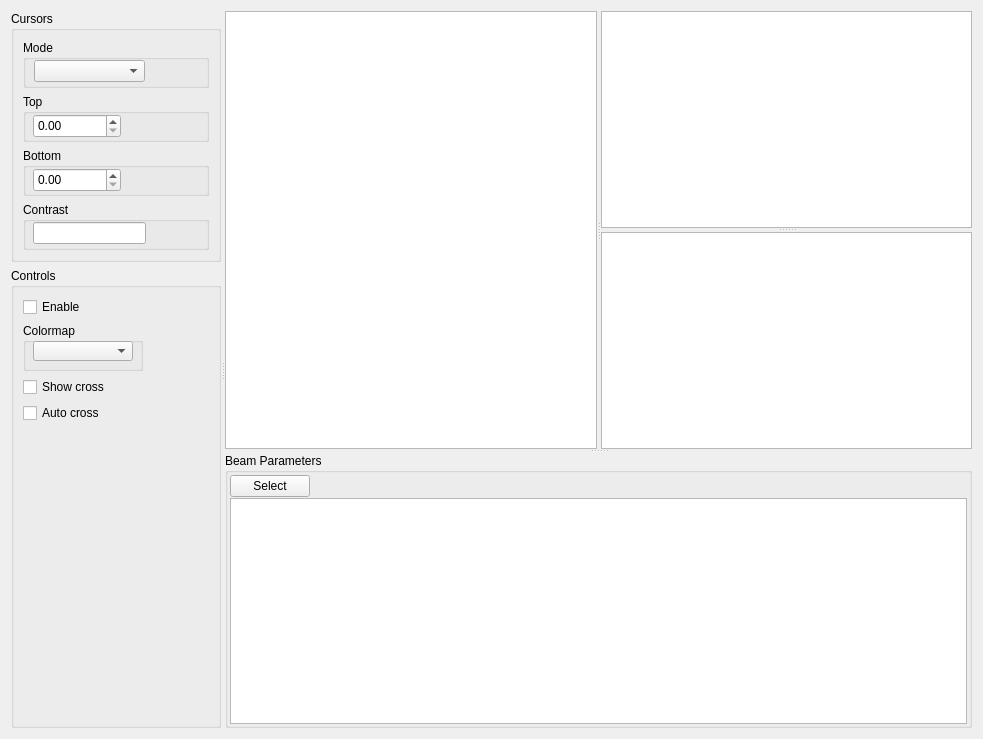
<?xml version="1.0" encoding="UTF-8"?>
<ui version="4.0">
 <class>Form</class>
 <widget class="QWidget" name="Form">
  <property name="geometry">
   <rect>
    <x>0</x>
    <y>0</y>
    <width>983</width>
    <height>739</height>
   </rect>
  </property>
  <property name="windowTitle">
   <string>Form</string>
  </property>
  <layout class="QHBoxLayout" name="horizontalLayout">
   <item>
    <widget class="QSplitter" name="splitter_4">
     <property name="orientation">
      <enum>Qt::Orientation::Horizontal</enum>
     </property>
     <widget class="QWidget" name="">
      <layout class="QVBoxLayout" name="verticalLayout_4">
       <item>
        <widget class="QGroupBox" name="groupBoxCursors">
         <property name="title">
          <string>Cursors</string>
         </property>
         <layout class="QVBoxLayout" name="verticalLayout_7">
          <item>
           <widget class="QGroupBox" name="groupBoxMode">
            <property name="sizePolicy">
             <sizepolicy hsizetype="Minimum" vsizetype="Fixed">
              <horstretch>0</horstretch>
              <verstretch>0</verstretch>
             </sizepolicy>
            </property>
            <property name="minimumSize">
             <size>
              <width>120</width>
              <height>48</height>
             </size>
            </property>
            <property name="title">
             <string>Mode</string>
            </property>
            <widget class="QComboBox" name="comboBoxMode">
             <property name="geometry">
              <rect>
               <x>11</x>
               <y>20</y>
               <width>111</width>
               <height>22</height>
              </rect>
             </property>
            </widget>
           </widget>
          </item>
          <item>
           <widget class="QGroupBox" name="groupBoxTop">
            <property name="sizePolicy">
             <sizepolicy hsizetype="Minimum" vsizetype="Fixed">
              <horstretch>0</horstretch>
              <verstretch>0</verstretch>
             </sizepolicy>
            </property>
            <property name="minimumSize">
             <size>
              <width>120</width>
              <height>48</height>
             </size>
            </property>
            <property name="title">
             <string>Top</string>
            </property>
            <widget class="QDoubleSpinBox" name="doubleSpinBoxTop">
             <property name="geometry">
              <rect>
               <x>10</x>
               <y>20</y>
               <width>88</width>
               <height>24</height>
              </rect>
             </property>
             <property name="maximum">
              <double>10000.000000000000000</double>
             </property>
            </widget>
           </widget>
          </item>
          <item>
           <widget class="QGroupBox" name="groupBoxBottom">
            <property name="sizePolicy">
             <sizepolicy hsizetype="Minimum" vsizetype="Fixed">
              <horstretch>0</horstretch>
              <verstretch>0</verstretch>
             </sizepolicy>
            </property>
            <property name="minimumSize">
             <size>
              <width>120</width>
              <height>48</height>
             </size>
            </property>
            <property name="title">
             <string>Bottom</string>
            </property>
            <widget class="QDoubleSpinBox" name="doubleSpinBoxBottom">
             <property name="geometry">
              <rect>
               <x>10</x>
               <y>20</y>
               <width>88</width>
               <height>24</height>
              </rect>
             </property>
             <property name="maximum">
              <double>10000.000000000000000</double>
             </property>
            </widget>
           </widget>
          </item>
          <item>
           <widget class="QGroupBox" name="groupBoxContrast">
            <property name="sizePolicy">
             <sizepolicy hsizetype="Minimum" vsizetype="Fixed">
              <horstretch>0</horstretch>
              <verstretch>0</verstretch>
             </sizepolicy>
            </property>
            <property name="minimumSize">
             <size>
              <width>120</width>
              <height>48</height>
             </size>
            </property>
            <property name="title">
             <string>Contrast</string>
            </property>
            <widget class="QLineEdit" name="lineEditContrast">
             <property name="geometry">
              <rect>
               <x>10</x>
               <y>20</y>
               <width>113</width>
               <height>22</height>
              </rect>
             </property>
             <property name="readOnly">
              <bool>true</bool>
             </property>
            </widget>
           </widget>
          </item>
         </layout>
        </widget>
       </item>
       <item>
        <widget class="QGroupBox" name="groupBox">
         <property name="sizePolicy">
          <sizepolicy hsizetype="Minimum" vsizetype="Preferred">
           <horstretch>0</horstretch>
           <verstretch>0</verstretch>
          </sizepolicy>
         </property>
         <property name="title">
          <string>Controls</string>
         </property>
         <property name="flat">
          <bool>false</bool>
         </property>
         <layout class="QVBoxLayout" name="verticalLayout">
          <item>
           <widget class="QCheckBox" name="enable_check_box">
            <property name="text">
             <string>Enable</string>
            </property>
           </widget>
          </item>
          <item>
           <widget class="QGroupBox" name="colormap_groub_box">
            <property name="sizePolicy">
             <sizepolicy hsizetype="Fixed" vsizetype="Fixed">
              <horstretch>0</horstretch>
              <verstretch>0</verstretch>
             </sizepolicy>
            </property>
            <property name="minimumSize">
             <size>
              <width>120</width>
              <height>48</height>
             </size>
            </property>
            <property name="maximumSize">
             <size>
              <width>120</width>
              <height>48</height>
             </size>
            </property>
            <property name="title">
             <string>Colormap</string>
            </property>
            <widget class="QComboBox" name="colormap_combo_box">
             <property name="geometry">
              <rect>
               <x>10</x>
               <y>18</y>
               <width>100</width>
               <height>20</height>
              </rect>
             </property>
            </widget>
           </widget>
          </item>
          <item>
           <widget class="QCheckBox" name="show_cross_check_box">
            <property name="text">
             <string>Show cross</string>
            </property>
           </widget>
          </item>
          <item>
           <widget class="QCheckBox" name="auto_cross_check_box">
            <property name="text">
             <string>Auto cross</string>
            </property>
           </widget>
          </item>
          <item>
           <spacer name="verticalSpacer">
            <property name="orientation">
             <enum>Qt::Orientation::Vertical</enum>
            </property>
            <property name="sizeHint" stdset="0">
             <size>
              <width>20</width>
              <height>40</height>
             </size>
            </property>
           </spacer>
          </item>
         </layout>
        </widget>
       </item>
      </layout>
     </widget>
     <widget class="QSplitter" name="splitter_3">
      <property name="orientation">
       <enum>Qt::Orientation::Vertical</enum>
      </property>
      <widget class="QWidget" name="verticalLayoutWidget_3">
       <layout class="QVBoxLayout" name="verticalLayout_6">
        <item>
         <widget class="QSplitter" name="splitter_2">
          <property name="orientation">
           <enum>Qt::Orientation::Horizontal</enum>
          </property>
          <widget class="CustomGraphicsView" name="output_beam_view"/>
          <widget class="QWidget" name="verticalLayoutWidget">
           <layout class="QVBoxLayout" name="verticalLayout_3">
            <item>
             <widget class="QSplitter" name="splitter">
              <property name="orientation">
               <enum>Qt::Orientation::Vertical</enum>
              </property>
              <widget class="PlotWidget" name="cs_plot_y"/>
              <widget class="PlotWidget" name="cs_plot_x">
               <property name="sizePolicy">
                <sizepolicy hsizetype="Expanding" vsizetype="Expanding">
                 <horstretch>0</horstretch>
                 <verstretch>0</verstretch>
                </sizepolicy>
               </property>
              </widget>
             </widget>
            </item>
           </layout>
          </widget>
         </widget>
        </item>
       </layout>
      </widget>
      <widget class="QWidget" name="verticalLayoutWidget_2">
       <layout class="QVBoxLayout" name="verticalLayout_5">
        <item>
         <widget class="QGroupBox" name="parametersGroupBox">
          <property name="sizePolicy">
           <sizepolicy hsizetype="Preferred" vsizetype="Expanding">
            <horstretch>0</horstretch>
            <verstretch>0</verstretch>
           </sizepolicy>
          </property>
          <property name="title">
           <string>Beam Parameters</string>
          </property>
          <layout class="QGridLayout" name="gridLayout">
           <property name="leftMargin">
            <number>2</number>
           </property>
           <property name="topMargin">
            <number>2</number>
           </property>
           <property name="rightMargin">
            <number>2</number>
           </property>
           <property name="bottomMargin">
            <number>1</number>
           </property>
           <property name="spacing">
            <number>1</number>
           </property>
           <item row="0" column="1">
            <spacer name="horizontalSpacer">
             <property name="orientation">
              <enum>Qt::Orientation::Horizontal</enum>
             </property>
             <property name="sizeHint" stdset="0">
              <size>
               <width>40</width>
               <height>20</height>
              </size>
             </property>
            </spacer>
           </item>
           <item row="0" column="0">
            <widget class="QPushButton" name="selectParametersPushButton">
             <property name="text">
              <string>Select</string>
             </property>
            </widget>
           </item>
           <item row="2" column="0" colspan="2">
            <widget class="ParametersTableWidget" name="tableWidget">
             <property name="showGrid">
              <bool>true</bool>
             </property>
             <attribute name="horizontalHeaderCascadingSectionResizes">
              <bool>false</bool>
             </attribute>
             <attribute name="horizontalHeaderMinimumSectionSize">
              <number>40</number>
             </attribute>
             <attribute name="horizontalHeaderStretchLastSection">
              <bool>true</bool>
             </attribute>
             <attribute name="verticalHeaderCascadingSectionResizes">
              <bool>false</bool>
             </attribute>
             <attribute name="verticalHeaderMinimumSectionSize">
              <number>20</number>
             </attribute>
             <attribute name="verticalHeaderDefaultSectionSize">
              <number>20</number>
             </attribute>
            </widget>
           </item>
          </layout>
         </widget>
        </item>
       </layout>
      </widget>
     </widget>
    </widget>
   </item>
  </layout>
 </widget>
 <customwidgets>
  <customwidget>
   <class>CustomGraphicsView</class>
   <extends>QGraphicsView</extends>
   <header>..utils.custom_graphics_view</header>
  </customwidget>
  <customwidget>
   <class>PlotWidget</class>
   <extends>QGraphicsView</extends>
   <header>pyqtgraph</header>
  </customwidget>
  <customwidget>
   <class>ParametersTableWidget</class>
   <extends>QTableWidget</extends>
   <header>laser_beam_measurements.widgets.utils.parameters_table_widget</header>
  </customwidget>
 </customwidgets>
 <resources/>
 <connections/>
</ui>
